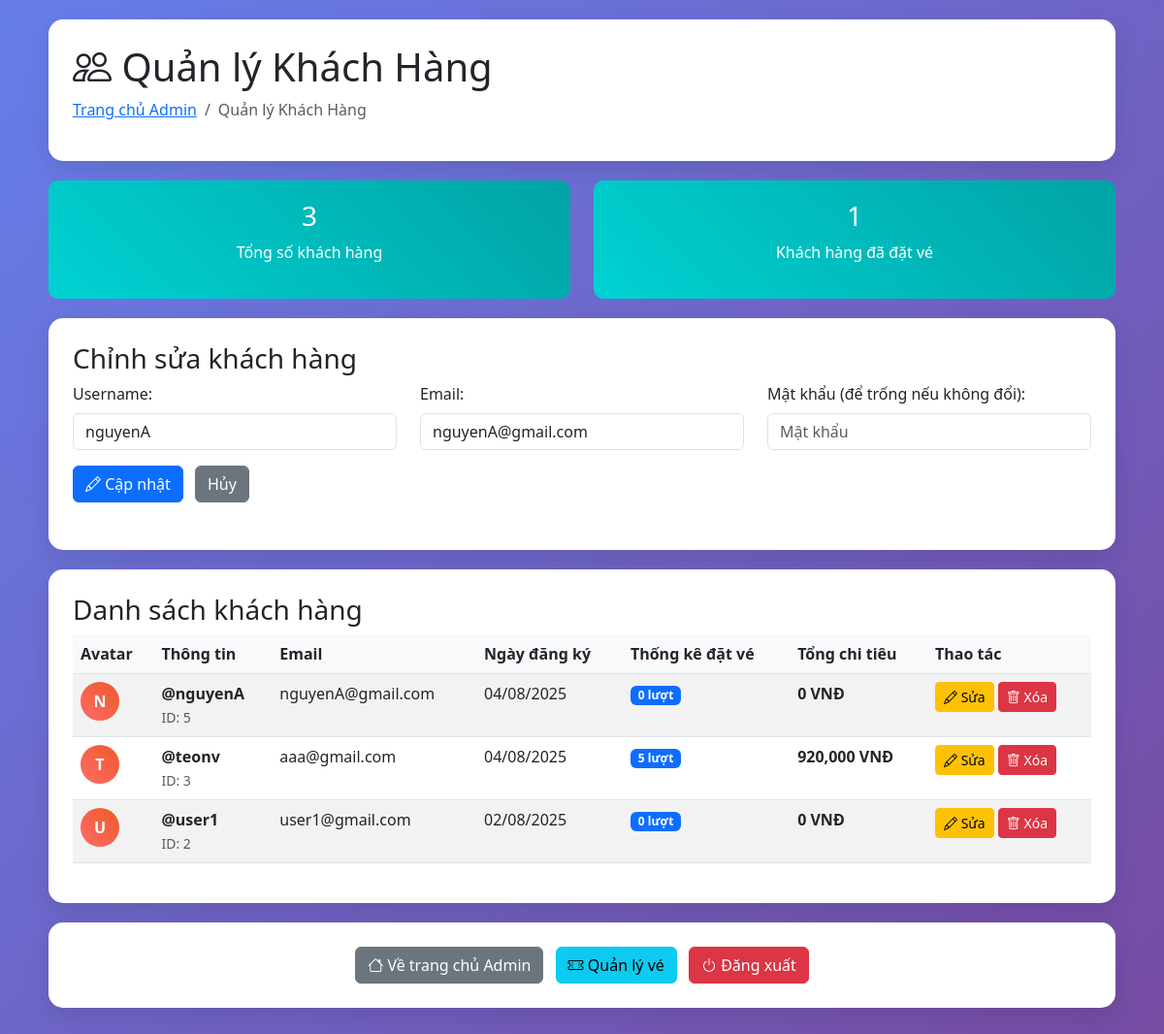
/admin_users.php?edit_id=5 (signed in), run on an earlier commit of the app's database.
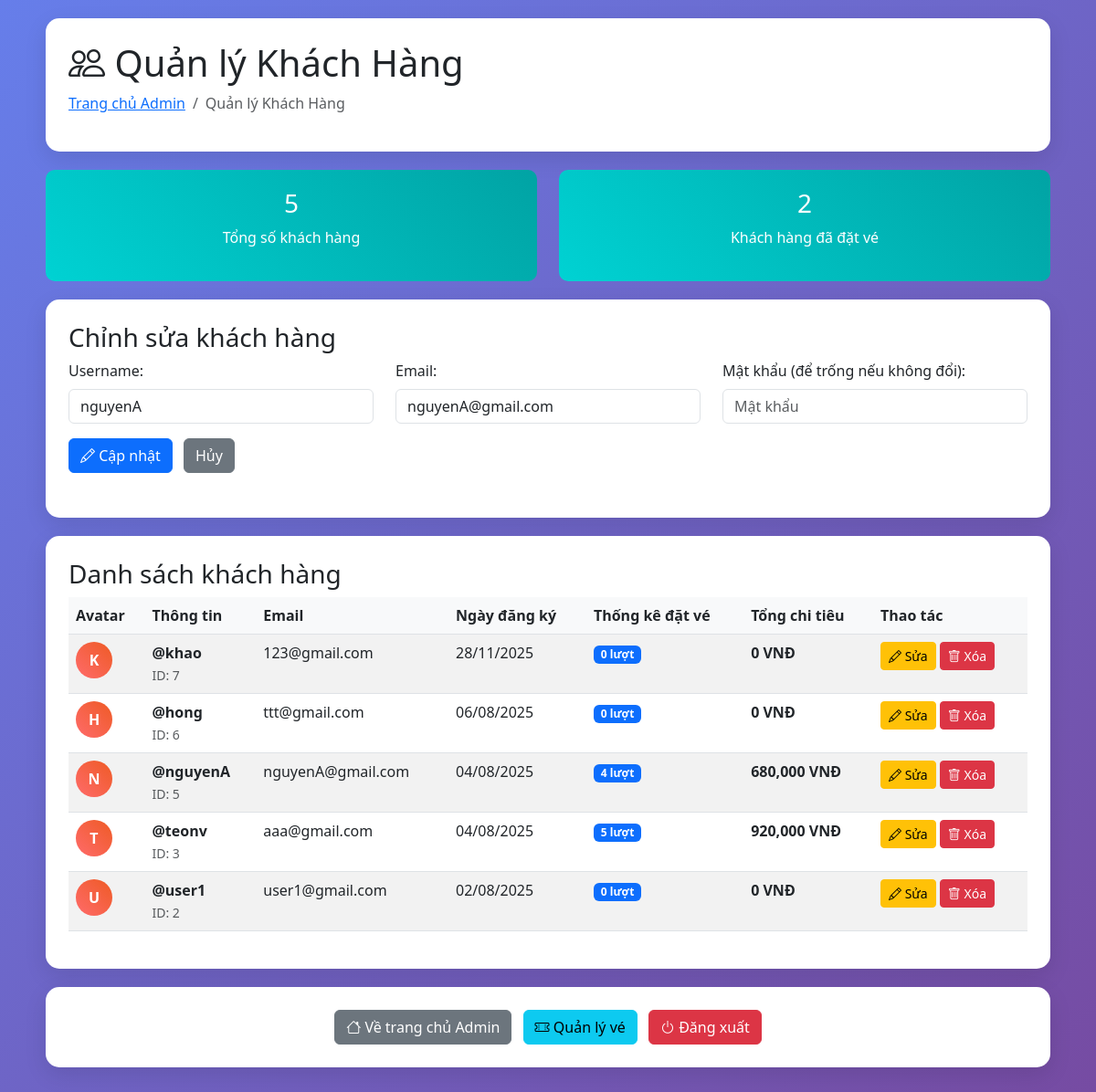
And on a later commit of the database.
### tables this page shows
CREATE TABLE `users` (
  `id` int(11) NOT NULL,
  `username` varchar(100) NOT NULL,
  `email` varchar(255) NOT NULL,
  `password` varchar(255) NOT NULL,
  `role` enum('customer','admin') DEFAULT 'customer',
  `created_at` timestamp NOT NULL DEFAULT current_timestamp(),
  `member_points` int(11) DEFAULT 0,
  `member_tier_id` int(11) DEFAULT 1,
  `birthday` date DEFAULT NULL,
  `phone` varchar(20) DEFAULT NULL
);

### admin_users.php (the view, shortened to what the changed rows need)
<?php
require_once 'config.php';
$stmt = $pdo->prepare("
    SELECT u.*,
           COUNT(b.id) as total_bookings,
           SUM(b.total_price) as total_spent
    FROM users u
    LEFT JOIN bookings b ON u.id = b.user_id
    WHERE u.role = 'customer'
    GROUP BY u.id
    ORDER BY u.created_at DESC
");
$stmt->execute();
$users = $stmt->fetchAll(PDO::FETCH_ASSOC);
$stmt = $pdo->prepare("SELECT COUNT(*) as total_users FROM users WHERE role = 'customer'");
$stmt->execute();
$total_users = $stmt->fetchColumn();
$stmt = $pdo->prepare("SELECT COUNT(*) as active_users FROM users WHERE role = 'customer' AND id IN (SELECT DISTINCT user_id FROM bookings)");
$stmt->execute();
$active_users = $stmt->fetchColumn();
$edit_user = null;
if (isset($_GET['edit_id'])) {
    $stmt = $pdo->prepare("SELECT * FROM users WHERE id = ? AND role = 'customer'");
    $stmt->execute([$_GET['edit_id']]);
    $edit_user = $stmt->fetch(PDO::FETCH_ASSOC);
}
?>
<!DOCTYPE html>
<html>
<head>
    <link href="https://cdn.jsdelivr.net/npm/bootstrap@5.3.0/dist/css/bootstrap.min.css" rel="stylesheet" />
    <link href="https://cdn.jsdelivr.net/npm/bootstrap-icons@1.7.2/font/bootstrap-icons.css" rel="stylesheet">
</head>
<body>
    <div class="container">
        <div class="admin-card">
            <h1><i class="bi bi-people"></i> Quản lý Khách Hàng</h1>
        </div>
        <div class="row">
            <div class="col-md-6">
                <div class="stats-card">
                    <h3><?php echo $total_users; ?></h3>
                    <p>Tổng số khách hàng</p>
                </div>
            </div>
            <div class="col-md-6">
                <div class="stats-card">
                    <h3><?php echo $active_users; ?></h3>
                    <p>Khách hàng đã đặt vé</p>
                </div>
            </div>
        </div>
        <div class="admin-card">
            <form method="POST" class="mb-4">
                <div class="row">
                    <div class="col-md-4">
                        <label class="form-label">Username:</label>
                        <input type="text" name="username" class="form-control"
                            value="<?php echo $edit_user ? $edit_user['username'] : ''; ?>"
                            placeholder="Username" required />
                    </div>
                    <div class="col-md-4">
                        <label class="form-label">Email:</label>
                        <input type="email" name="email" class="form-control"
                            value="<?php echo $edit_user ? $edit_user['email'] : ''; ?>"
                            placeholder="Email" required />
                    </div>
                </div>
            </form>
        </div>
        <div class="admin-card">
            <div class="table-responsive">
                <table class="table table-striped">
                    <thead>
                        <tr>
                            <th>Avatar</th>
                            <th>Thông tin</th>
                            <th>Email</th>
                            <th>Ngày đăng ký</th>
                            <th>Thống kê đặt vé</th>
                            <th>Tổng chi tiêu</th>
                            <th>Thao tác</th>
                        </tr>
                    </thead>
                    <tbody>
                        <?php foreach ($users as $user): ?>
                            <tr>
                                <td>
                                    <div class="user-avatar">
                                        <?php echo strtoupper(substr($user['username'], 0, 1)); ?>
                                    </div>
                                </td>
                                <td>
                                    <strong>@<?php echo $user['username']; ?></strong><br>
                                    <small class="text-muted">ID: <?php echo $user['id']; ?></small>
                                </td>
                                <td><?php echo $user['email']; ?></td>
                                <td><?php echo date('d/m/Y', strtotime($user['created_at'])); ?></td>
                                <td>
                                    <span class="badge bg-primary"><?php echo $user['total_bookings']; ?> lượt</span>
                                </td>
                                <td>
                                    <strong><?php echo number_format($user['total_spent'] ?: 0); ?> VNĐ</strong>
                                </td>
                                <td>
                                    <a href="admin_users.php?edit_id=<?php echo $user['id']; ?>"
                                        class="btn btn-sm btn-warning">
                                        <i class="bi bi-pencil"></i> Sửa
                                    </a>
                                    <a href="admin_users.php?delete_id=<?php echo $user['id']; ?>"
                                        class="btn btn-sm btn-danger"
                                        onclick="return confirm('Bạn có chắc muốn xóa khách hàng này?')">
                                        <i class="bi bi-trash"></i> Xóa
                                    </a>
                                </td>
                            </tr>
                        <?php endforeach; ?>
                    </tbody>
                </table>
            </div>
        </div>
    </div>
</body>
</html>

What changed in the data, as far as the page shows it:
computed for users "nguyenA": total_bookings "0" → "4"; total_spent "0" → "680,000"
added users: username "K", username "khao", id "7", email "123@gmail.com", created_at "28/11/2025", total_bookings "0", total_spent "0"
added users: username "H", username "hong", id "6", email "ttt@gmail.com", created_at "06/08/2025", total_bookings "0", total_spent "0"
Also different on the page:
$total_users: "3" → "5"
$active_users: "1" → "2"
